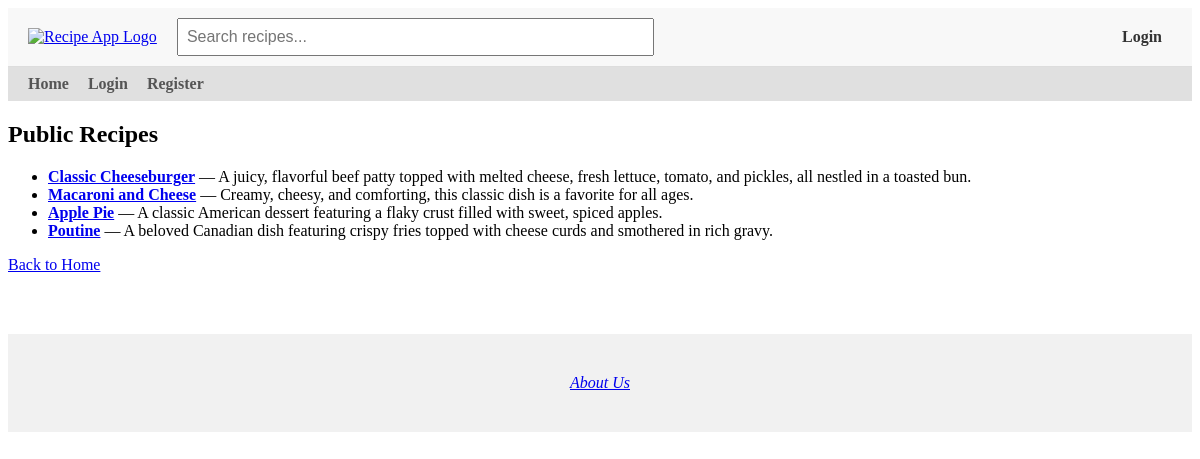
The app's page /visitor_recipes, older data.
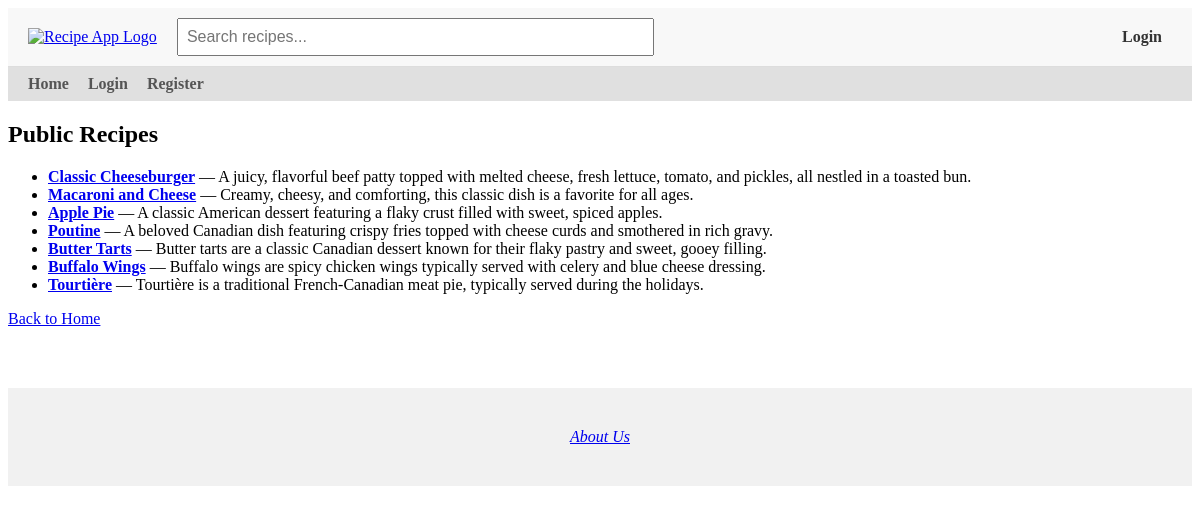
The same page, newer data.
### app/models.py (models this page shows, shortened)
class Recipe(db.Model):
    id = db.Column(db.Integer, primary_key=True)
    title = db.Column(db.String(100), nullable=False)
    description = db.Column(db.Text, nullable=False)
    ingredients = db.Column(db.Text, nullable=True)
    instructions = db.Column(db.Text, nullable=True)
    image_filename = db.Column(db.String(120), nullable=True)
    created = db.Column(db.DateTime, default=get_local_time)
    user_id = db.Column(db.Integer, db.ForeignKey('user.id'), nullable=False)
    rating_sum = db.Column(db.Integer, default=0)
    rating_count = db.Column(db.Integer, default=0)
    user = db.relationship('User', backref=db.backref('user_recipes', lazy=True))

### app/routes.py (the view)
@app.route('/visitor_recipes')
def visitor_recipes():
    search_query = request.args.get('q', '')
    if search_query:
        recipes = Recipe.query.filter(
            or_(
                Recipe.title.ilike(f'%{search_query}%'),
                Recipe.ingredients.ilike(f'%{search_query}%')
            )
        ).all()
    else:
        recipes = Recipe.query.all()
    return render_template('visitor_recipes.html', recipes=recipes)

### app/routes.py (called while the page is built)
@app.context_processor
def inject_user():
    return dict(current_user=current_user)

### app/templates/visitor_recipes.html (shortened to what this page needs)
{% extends "base.html" %}
{% block content %}
<h2>Public Recipes</h2>
{% if recipes %}
    <ul>
        {% for recipe in recipes %}
            <li>
                <a href="{{ url_for('recipe_details', id=recipe.id) }}"><strong>{{ recipe.title }}</strong></a>
                    — {{ recipe.description }}
            </li>
        {% endfor %}
    </ul>
{% else %}
    <p>No recipes found matching your search.</p>
{% endif %}
<p><a href="{{ url_for('home') }}">Back to Home</a></p>
{% endblock %}

Row changes from the older to the newer data that the page shows:
added Recipe: title "Butter Tarts", description "Butter tarts are a classic Canadian dessert known for their flaky pastry and sweet, gooey filling."
added Recipe: title "Buffalo Wings", description "Buffalo wings are spicy chicken wings typically served with celery and blue cheese dressing."
added Recipe: title "Tourtière", description "Tourtière is a traditional French-Canadian meat pie, typically served during the holidays."
